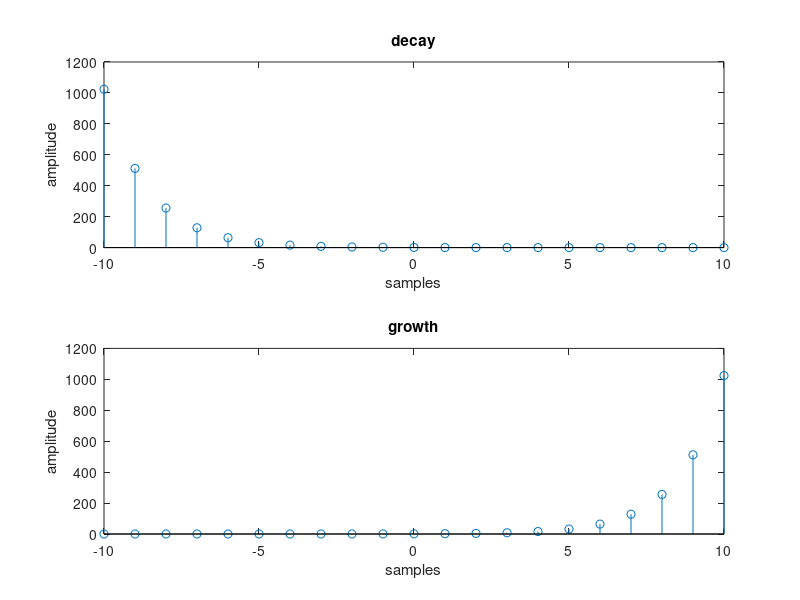

Reproduce this figure in MATLAB.


subplot(2,1,1)
n = [-10:10]
f = 2.^(-n)
stem(n, f)
xlabel('samples')
ylabel('amplitude')
title('decay')

subplot(2,1,2)
n = [-10:10]
f = 2.^(n)
stem(n, f)
xlabel('samples')
ylabel('amplitude')
title('growth')